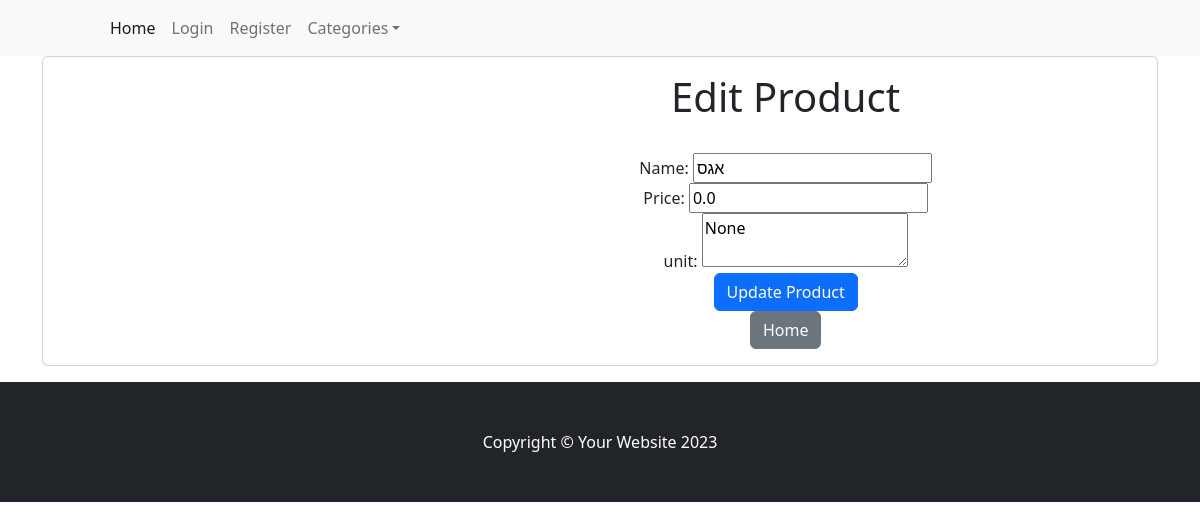
/product/1/edit, run on the app's committed database.
### tables this page shows
CREATE TABLE products (
        id INTEGER PRIMARY KEY AUTOINCREMENT,
        name TEXT NOT NULL,
        unit TEXT ,
        price REAL,
        category_id INTEGER,
        FOREIGN KEY (category_id) REFERENCES categories(id)
    );

### app.py (the view)
@app.route('/product/<int:product_id>/edit', methods=['GET', 'POST'])
def edit_product(product_id):
    product = database_read(f"select p.*,cat.name as catName from products p left JOIN categories  cat on category_id = cat.id where p.id ='{product_id}';")
    if request.method == 'POST':
        form = dict(request.values)
        form['id'] = request.form['id']
        form['name'] = request.form['name']
        form['price'] = request.form['price']
        form['unit'] = request.form['unit']
        sql = "UPDATE products SET name =:name, price =:price, unit =:unit where id =:id"
        ok = database_write(sql,form)
        if ok == 1:
            flash(f"Product Saved!", "success")
            message = 'Product saved successfully'
            product = database_read(f"select p.*,cat.name as catName from products p left JOIN categories  cat on category_id = cat.id where p.id ='{request.form['id']}';")
            return render_template('index.html',messages=message)
    else:
        return render_template('edit_product.html', products=product)

### HandelDB.py (called while the page is built)
def database_read(sql,data=None):
    connection = sqlite3.connect(database_filename)
    connection.row_factory = sqlite3.Row
    db = connection.cursor()
    if data:
         db.execute(sql, data)
    else:
         db.execute(sql)
    records = db.fetchall()
    rows = [dict(record) for record in records]
    db.close()
    connection.close()
    return rows

### app.py (called while the page is built)
@app.context_processor
def inject_user():
    return dict(user=flask_login.current_user)

@app.teardown_appcontext
def close_connection(exception):
    db = getattr(g, '_database', None)
    if db is not None:
        db.close()

@app.context_processor
def inject_collected_count():
    def get_collected_count(list_id=None):
        if list_id is None:
            return 0
        sql = f"SELECT COUNT(*) as count FROM product_in_list WHERE list_id = '{list_id}' AND collected = 1"
        result = database_read(sql)
        return result[0]['count'] if result else 0
    return dict(get_collected_count=get_collected_count)

@app.after_request
def add_header(response):
    if request.path.endswith('service-worker.js'):
        response.headers['Content-Type'] = 'application/javascript'
    if request.path.endswith('manifest.json'):
        response.headers['Content-Type'] = 'application/manifest+json'
    return response

### templates/edit_product.html
{% extends 'base.html' %}
{% block content %}
<div class="container">
    {% for product in products%}
                    <div class="card mb-3" >
                        <div class="row g-0">
                        <div class="col-md-4">
                        </div>
                        <div class="col-md-8">
                            <div class="card-body">
                        <center>
                            <h1>Edit Product</h1>
                            <form method="POST">
                                <input style="display: none;" type="text" id="id" name="id" value="{{ product.id }}" required><br>
                                <label for="name">Name:</label>
                                <input type="text" id="name" name="name" value="{{ product.name }}" required><br>
                                <label for="price">Price:</label>
                                <input type="number" id="price" name="price" value="{{ product.price }}" required><br>
                                <label for="unit">unit:</label>
                                <textarea id="unit" name="unit" required>{{ product.unit }}</textarea><br>
                                <button type="submit" class="btn btn-primary" >Update Product</button>
                            </form>
                            <a href="{{ url_for('index') }}" class="btn btn-secondary">Home</a>
                        </center>
                            </div>
                        </div>
                        </div>
                    </div>
    {% endfor%}
</div>
{% endblock %}

### data on the page
products: name "אגס", price "0.0", unit "None"
